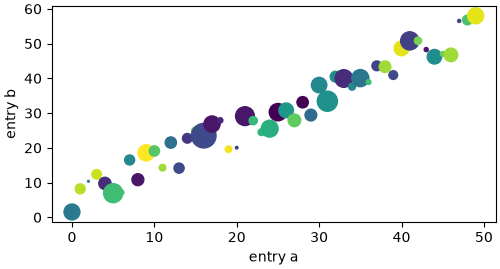

Write Python code to recreate this figure.
import matplotlib.pyplot as plt 
import numpy as np 

b = np.matrix([[1,2], [3,4]])
b_asarray = np.asarray(b)
np.random.seed(19680801)
data = {'a': np.arange(50),
        'c': np.random.randint(0,50,50),
        'd': np.random.randn(50)} 

data['b'] = data['a'] + 10 * np.random.rand(50) 
data['d'] = np.abs(data['d'] * 100)

fig, ax = plt.subplots(figsize=(5, 2.7), layout='constrained')
ax.scatter('a', 'b', c='c', s='d', data=data)
ax.set_xlabel('entry a')
ax.set_ylabel('entry b')
plt.show() 
